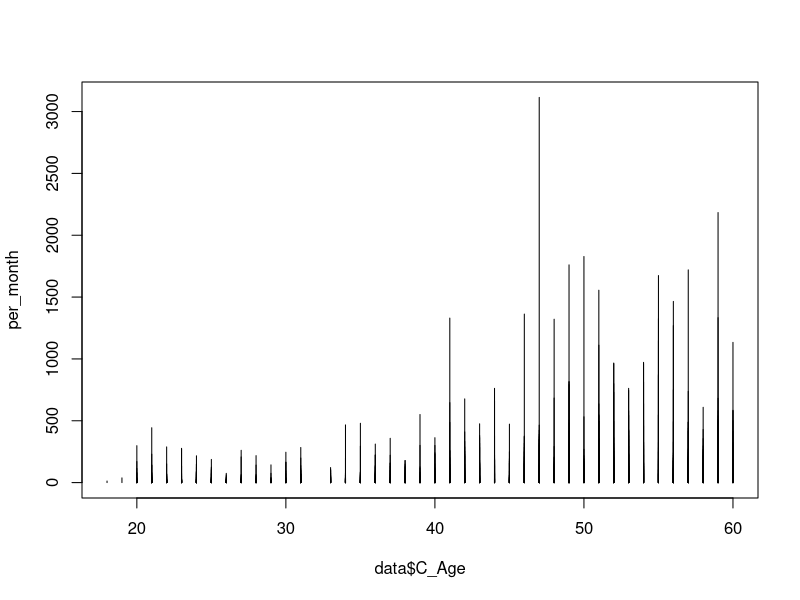

Recreate this plot in R.
data <- read.csv("data.csv")


ages <- subset(data, select = c(C_Age))

supercontribution <- data$C_TotalVoluntarySuperContribution

total_months <- data$App_Tenure

per_month <- supercontribution / total_months

plot(data$C_Age,per_month, type = 'h')
